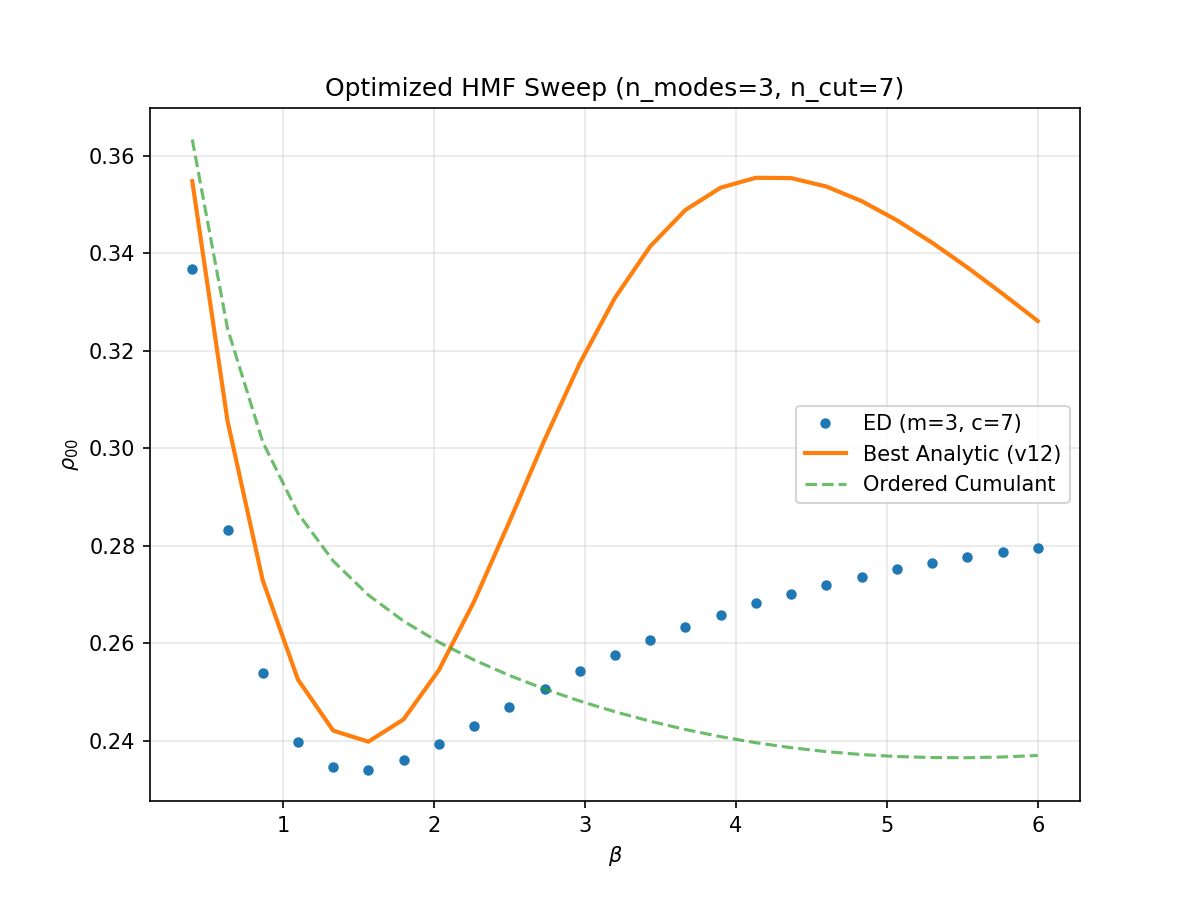

Here is the Python script that generated this plot:
"""
Optimized HMF sweep script based on v12-v25 architecture.
Best bang-for-buck parameters: n_modes=3, n_cut=7.

Features:
- Fixed high-efficiency bath discretization.
- Temperature sweep for rho_00 and coherence.
- Comparison against 'Best v12' analytic theory.
- Checkpointed progress and automated plotting.
"""

from __future__ import annotations

import argparse
import time
import numpy as np
import pandas as pd
import matplotlib.pyplot as plt
from pathlib import Path

from hmf_component_normalized_compare_codex_v5 import _compact_components
from hmf_model_comparison_standalone_codex_v1 import (
    BenchmarkConfig as LiteConfig,
    RenormConfig,
    extract_density,
    ordered_gaussian_state,
)
from hmf_v5_qubit_core import build_ed_context, exact_reduced_state
from prl127_qubit_benchmark import BenchmarkConfig as EDConfig

def _rmse(x: np.ndarray) -> float:
    return float(np.sqrt(np.mean(x * x))) if len(x) else 0.0

def run_sweep(args: argparse.Namespace):
    out_dir = Path(__file__).resolve().parent
    scan_csv = out_dir / f"{args.output_prefix}_scan.csv"
    fig_png = out_dir / f"{args.output_prefix}.png"
    log_md = out_dir / f"{args.output_prefix}_log.md"

    betas = np.linspace(args.beta_min, args.beta_max, args.beta_points)
    
    # Optimized settings
    N_MODES = 3
    N_CUT = 7
    G = 0.5
    THETA = np.pi / 2.0
    
    ren = RenormConfig(scale=1.04, kappa=0.94)
    
    results = []
    
    print(f"[START] Optimized sweep: n_modes={N_MODES}, n_cut={N_CUT}, points={len(betas)}")
    
    for i, beta in enumerate(betas):
        t0 = time.perf_counter()
        
        # Analytic best
        lite_cfg = LiteConfig(
            beta=float(beta), omega_q=2.0, theta=THETA,
            n_modes=24, n_cut=1, omega_min=0.1, omega_max=8.0,
            q_strength=5.0, tau_c=0.5
        )
        rho_ord = ordered_gaussian_state(lite_cfg, G)
        ord_p00, _, ord_coh = extract_density(rho_ord)
        best_p00, _, best_coh, _ = _compact_components(lite_cfg, G, use_running=True, renorm=ren)
        
        # Optimized ED
        ed_cfg = EDConfig(
            beta=float(beta), omega_q=2.0, theta=THETA,
            n_modes=N_MODES, n_cut=N_CUT, omega_min=0.1, omega_max=8.0,
            q_strength=5.0, tau_c=0.5, lambda_min=0.0, lambda_max=1.0,
            lambda_points=2, output_prefix="temp_ed"
        )
        ed_ctx = build_ed_context(ed_cfg)
        rho_ed = exact_reduced_state(ed_ctx, G)
        ed_p00, _, ed_coh = extract_density(rho_ed)
        
        dt = time.perf_counter() - t0
        print(f"  [{i+1}/{len(betas)}] beta={beta:.2f} | ED p00={ed_p00:.4f}, Best p00={best_p00:.4f} | {dt:.2f}s")
        
        results.append({
            "beta": beta,
            "ed_p00": ed_p00,
            "best_p00": best_p00,
            "ordered_p00": ord_p00,
            "ed_coh": ed_coh,
            "best_coh": best_coh,
            "ordered_coh": ord_coh,
            "elapsed_s": dt
        })
        
    df = pd.DataFrame(results)
    df.to_csv(scan_csv, index=False)
    
    # Plotting
    fig, ax = plt.subplots(1, 1, figsize=(8, 6))
    ax.plot(df["beta"], df["ed_p00"], "o", label=f"ED (m={N_MODES}, c={N_CUT})", markersize=4)
    ax.plot(df["beta"], df["best_p00"], "-", label="Best Analytic (v12)", linewidth=2)
    ax.plot(df["beta"], df["ordered_p00"], "--", label="Ordered Cumulant", alpha=0.7)
    ax.set_xlabel(r"$\beta$")
    ax.set_ylabel(r"$\rho_{00}$")
    ax.set_title(f"Optimized HMF Sweep (n_modes={N_MODES}, n_cut={N_CUT})")
    ax.legend()
    ax.grid(alpha=0.3)
    fig.savefig(fig_png, dpi=150)
    
    # Log
    rmse_p00 = _rmse(df["ed_p00"] - df["best_p00"])
    lines = [
        f"# Optimized HMF Sweep Log (v26)",
        f"",
        f"Settings: n_modes={N_MODES}, n_cut={N_CUT}, g={G}, theta=pi/2",
        f"RMSE (ED vs Best Analytic): {rmse_p00:.6f}",
        f"",
        df.to_string(index=False)
    ]
    log_md.write_text("\n".join(lines))
    print(f"[DONE] Results saved to {scan_csv.name} and {fig_png.name}")

def main():
    parser = argparse.ArgumentParser()
    parser.add_argument("--beta-min", type=float, default=0.4)
    parser.add_argument("--beta-max", type=float, default=6.0)
    parser.add_argument("--beta-points", type=int, default=10)
    parser.add_argument("--output-prefix", type=str, default="hmf_v12_optimized_sweep_v26")
    args = parser.parse_args()
    run_sweep(args)

if __name__ == "__main__":
    main()
